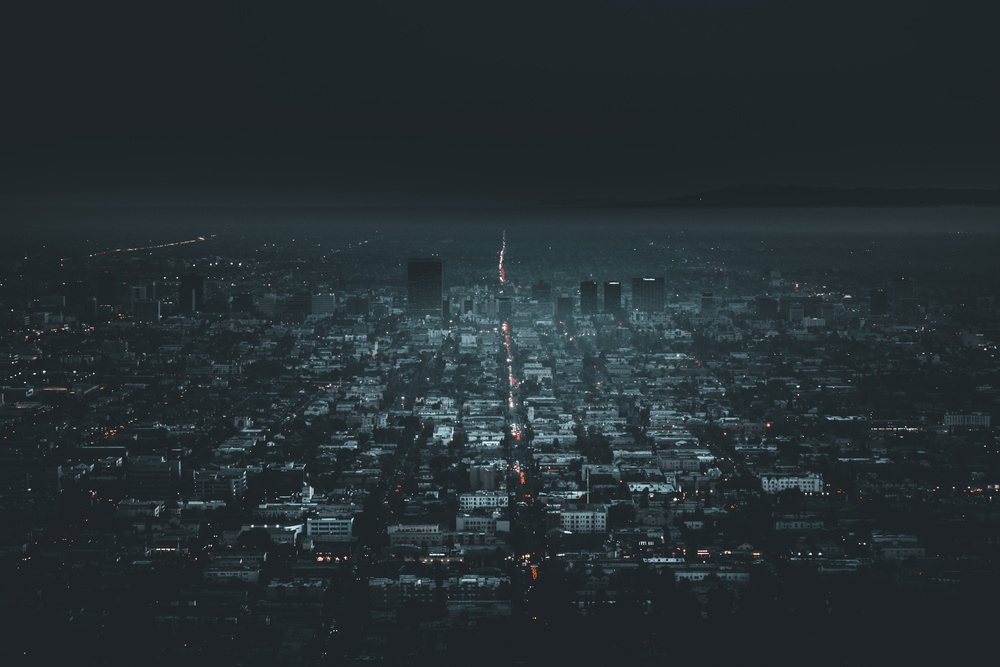
#> input picture scenes-src/avenue-flow/still.jpg, 1000 x 667 px, shrunk from 5320 x 3547 before the run
$ python make_masks.py
#> lines starting #> are read from the running program, lines starting #| are printed output that depends on the picture; after the words box and inside, x2 and y2 are one past the last pixel; in counts of white or black regions, pixels touching at a corner belong together
#!/usr/bin/env python3
"""Generate the helper texture for Avenue Flow (run from anywhere):
     python3 scenes-src/avenue-flow/tools/make_masks.py
   Reads ../still.jpg (never modified), writes next to it:
   lights.png  (half res RGB) the picture's own light sources isolated on black:
               small bright/warm features = image minus a blurred background, soft-thresholded.
   lamps.png   (half res RGB) one value per light blob, so every pixel of a blob twinkles together:
               the connected components of lights.png (joined across 2 px gaps) are labelled; R and G are two random phases per
               component (fixed seed), B is "lampness": 255 for point-sized lamps, falling to 0 for large
               lit roofs and facades (which only get a gentle swell). Labels are grown ~14 px outward so a
               lamp's halo shares its phase; B fades to 0 across that ring.
   Needs Pillow + numpy only."""
import os
import numpy as np
from PIL import Image, ImageFilter
here = os.path.dirname(os.path.abspath(__file__))
out = os.path.dirname(here)
src = os.path.join(out, 'still.jpg')
im = Image.open(src).convert('RGB')
#> im is the input picture: PIL image 1000x667 RGB; mean R, G, B 37.6, 46.9, 50.8
W, H = im.size
#> W = 1000; H = 667
a = np.asarray(im).astype(np.float32)

# ---- lights.png ----
bg = np.asarray(im.filter(ImageFilter.GaussianBlur(14))).astype(np.float32)
lum = a.max(2); bl = bg.max(2)
diff = lum - bl
warm = a[..., 0] - a[..., 2]
# small + clearly brighter than surroundings, and either really bright or warm coloured
m = np.clip((diff - 44) / 40, 0, 1) * np.clip(np.maximum((lum - 150) / 50, (warm - 28) / 30), 0, 1)
# also keep saturated red/orange lights that are not much brighter than a lit neighbourhood
m = np.maximum(m, np.clip((warm - 70) / 40, 0, 1) * np.clip((diff - 15) / 25, 0, 1))
m[: int(H * 0.30)] = 0                       # nothing in the sky
mi = Image.fromarray((m * 255).astype(np.uint8)).filter(ImageFilter.MaxFilter(3)).filter(ImageFilter.GaussianBlur(1.6))
m = np.clip(np.asarray(mi).astype(np.float32) / 255 * 1.6, 0, 1)
layer = np.clip(a - bg, 0, 255) * m[..., None]
half = Image.fromarray(layer.astype(np.uint8)).resize((W // 2, H // 2), Image.LANCZOS)
half.save(os.path.join(out, 'lights.png'), optimize=True)

# ---- lamps.png ----
core = np.asarray(half).max(2) > 22
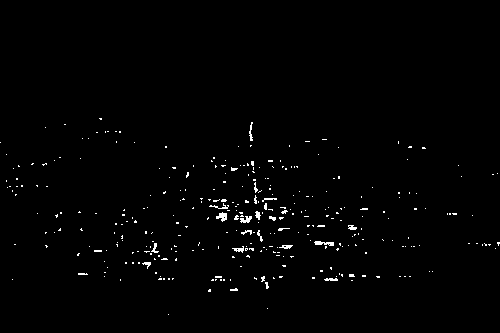
#> core: shape (333, 500) bool; 1.1% white in thin lines or dots, all inside (x1, y1, x2, y2) = (0, 118, 500, 315)
# components are found on a slightly lower threshold grown by 2 px, so the fragments of one lit roof
# join into a single blob while separate street lamps stay separate
lit = np.asarray(Image.fromarray(((np.asarray(half).max(2) > 12) * 255).astype(np.uint8)).filter(ImageFilter.MaxFilter(5))) > 0
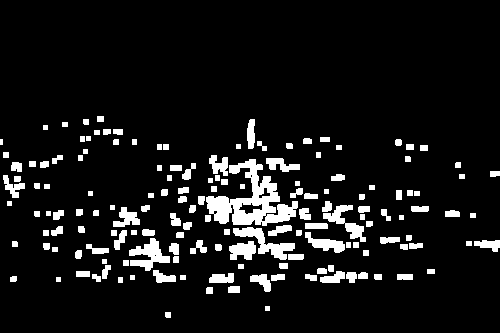
#> lit: shape (333, 500) bool; 8.8% white; 156 white regions (1 under 20 px), largest, box (x1, y1, x2, y2) and area: (206, 159, 298, 226) 2590, (233, 227, 295, 260) 693, (129, 238, 170, 271) 643
h2, w2 = lit.shape
#> h2 = 333; w2 = 500
# connected components (4-neighbour) by union-find over horizontal runs
parent = []
def find(i):
    while parent[i] != i:
        parent[i] = parent[parent[i]]; i = parent[i]
    return i
runs = []                       # (row, x0, x1, id)
prev = []
for y in range(h2):
    row = lit[y]
    d = np.diff(np.concatenate(([0], row.view(np.int8), [0])))
    starts, ends = np.nonzero(d == 1)[0], np.nonzero(d == -1)[0]
    cur = []
    j = 0
    for x0, x1 in zip(starts, ends):
        i = len(parent); parent.append(i)
        while j < len(prev) and prev[j][1] <= x0: j += 1
        k = j
        while k < len(prev) and prev[k][0] < x1:
            ra, rb = find(prev[k][2]), find(i)
            if ra != rb: parent[max(ra, rb)] = min(ra, rb)
            k += 1
        cur.append((x0, x1, i)); runs.append((y, x0, x1, i))
    prev = cur
#> after the loop, parent = 1535 values, max 1529 at index 1529, min 0 at index 0, mean 679.1; runs = 1535 items, first 6: (116, 97, 104, 0), (117, 97, 104, 1), (118, 97, 104, 2), (119, 83, 89, 3), (119, 97, 104, 4), (119, 250, 255, 5)
roots = {}
labels = np.zeros((h2, w2), np.int32)
for (y, x0, x1, i) in runs:
    r = find(i)
    lab = roots.setdefault(r, len(roots) + 1)
    labels[y, x0:x1] = lab
#> this loop made 1535 passes
#> (y, x0, x1, r, lab) on passes 1 to 3: (116, 97, 104, 0, 1), (117, 97, 104, 0, 1), (118, 97, 104, 0, 1)
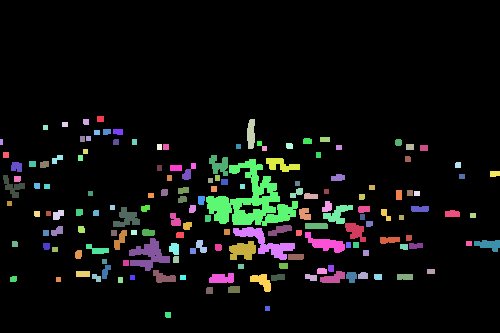
#> labels: shape (333, 500) int32; 161 distinct labels, from 0 to 160; one colour per label, 0 black
n = len(roots)
area = np.bincount(labels.ravel(), minlength=n + 1).astype(np.float32)
#> area = 161 values, max 151896 at index 0, min 18 at index 13, mean 1034.2
ys, xs = np.nonzero(labels)
#> ys = 14604 values from 116 to 317; xs = 14604 values, max 499 at index 2423, min 0 at index 458, mean 238
lab = labels[ys, xs]
#> lab = 14604 values, max 160 at index 14569, min 1 at index 0, mean 79.35
x0 = np.full(n + 1, 1e9); x1 = np.full(n + 1, -1.0); y0 = np.full(n + 1, 1e9); y1 = np.full(n + 1, -1.0)
np.minimum.at(x0, lab, xs); np.maximum.at(x1, lab, xs); np.minimum.at(y0, lab, ys); np.maximum.at(y1, lab, ys)
extent = np.maximum(x1 - x0, y1 - y0) + 1
# point lamp: small in area and in extent (half-res px); big roof/facade highlights fall to 0
lampness = np.clip((420 - area) / 260, 0, 1) * np.clip((46 - extent) / 24, 0, 1)
#> lampness = 161 values, max 1 at index 1, min 0 at index 0, mean 0.935
lampness[0] = 0.0                # unlabelled background: no twinkle
rng = np.random.default_rng(20261117)
ph1 = rng.integers(0, 256, n + 1); ph2 = rng.integers(0, 256, n + 1)
# grow labels outward into unlit pixels (nearest-ish component wins) so halos follow their lamp
grown = labels.copy()
step = np.zeros(labels.shape, np.float32)          # how many px outside its blob a pixel is
for it in range(1, 15):
    p = np.pad(grown, 1)
    nb = np.maximum.reduce([p[:-2, 1:-1], p[2:, 1:-1], p[1:-1, :-2], p[1:-1, 2:]])
    new = (grown == 0) & (nb > 0)
    step[new] = it
    grown = np.where(grown == 0, nb, grown)
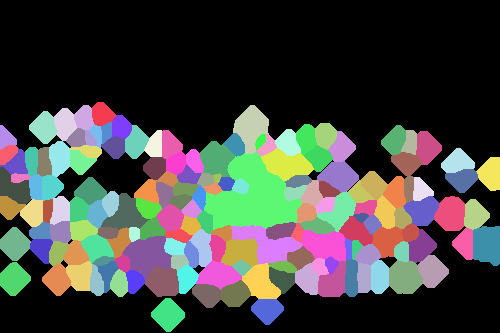
#> grown: shape (333, 500) int32; 161 distinct labels, from 0 to 160; one colour per label, 0 black
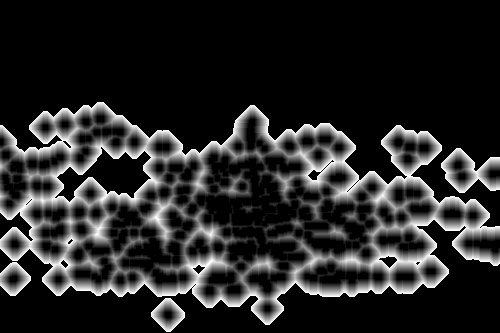
#> step: shape (333, 500) float32; min 0, max 14, mean 2.19; drawn with min black and max white
# lampness fades to 0 across the grown ring, so a halo's twinkle has no edge where the label ends
fall = np.clip((14 - step) / 10, 0, 1)
fall = np.asarray(Image.fromarray((fall * 255).astype(np.uint8)).filter(ImageFilter.GaussianBlur(1.5))).astype(np.float32) / 255
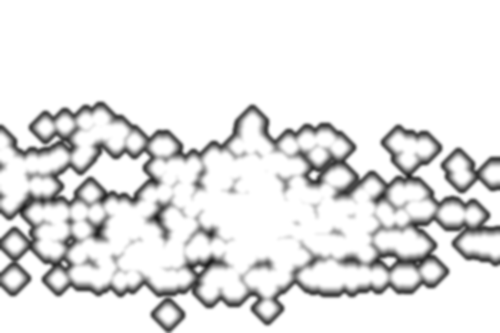
#> fall: shape (333, 500) float32; min 0.118, max 1, mean 0.898
fall = np.where(labels > 0, 1.0, fall)
lam = np.stack([ph1[grown], ph2[grown], (lampness[grown] * fall * 255)], 2).astype(np.uint8)
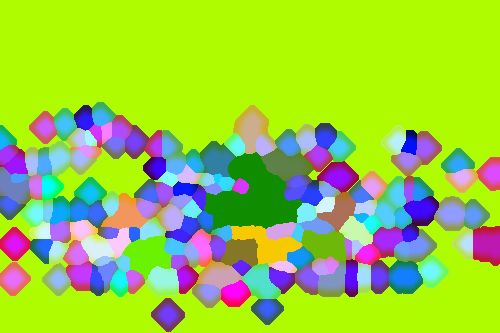
#> lam: shape (333, 500, 3); mean of channels 0, 1, 2 154.1, 202.6, 69.2; drawn as R, G, B
Image.fromarray(lam).save(os.path.join(out, 'lamps.png'), optimize=True)
print('ok: %d light blobs, %d point lamps, %d large' % (n, int((lampness[1:] > 0.5).sum()), int((lampness[1:] < 0.05).sum())))
#| ok: 160 light blobs, 152 point lamps, 4 large
